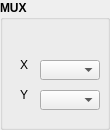
      <widget class="QGroupBox" name="groupBox_4">
       <property name="geometry">
        <rect>
         <x>150</x>
         <y>30</y>
         <width>110</width>
         <height>130</height>
        </rect>
       </property>
       <property name="font">
        <font>
         <weight>75</weight>
         <bold>true</bold>
        </font>
       </property>
       <property name="title">
        <string>MUX</string>
       </property>
       <widget class="caMenu" name="caMenu_2">
        <property name="geometry">
         <rect>
          <x>40</x>
          <y>90</y>
          <width>60</width>
          <height>20</height>
         </rect>
        </property>
        <property name="font">
         <font>
          <weight>50</weight>
          <bold>false</bold>
         </font>
        </property>
        <property name="channel" stdset="0">
         <string>$(DEV):SWY-CTRL</string>
        </property>
        <property name="colorMode">
         <enum>caMenu::Static</enum>
        </property>
        <property name="foreground">
         <color>
          <red>0</red>
          <green>0</green>
          <blue>0</blue>
         </color>
        </property>
        <property name="background">
         <color>
          <red>187</red>
          <green>187</green>
          <blue>187</blue>
         </color>
        </property>
       </widget>
       <widget class="caMenu" name="caMenu_3">
        <property name="geometry">
         <rect>
          <x>40</x>
          <y>60</y>
          <width>60</width>
          <height>20</height>
         </rect>
        </property>
        <property name="font">
         <font>
          <weight>50</weight>
          <bold>false</bold>
         </font>
        </property>
        <property name="channel" stdset="0">
         <string>$(DEV):SWX-CTRL</string>
        </property>
        <property name="colorMode">
         <enum>caMenu::Static</enum>
        </property>
        <property name="foreground">
         <color>
          <red>0</red>
          <green>0</green>
          <blue>0</blue>
         </color>
        </property>
        <property name="background">
         <color>
          <red>187</red>
          <green>187</green>
          <blue>187</blue>
         </color>
        </property>
       </widget>
       <widget class="QLabel" name="label_2">
        <property name="geometry">
         <rect>
          <x>20</x>
          <y>60</y>
          <width>20</width>
          <height>10</height>
         </rect>
        </property>
        <property name="font">
         <font>
          <weight>50</weight>
          <bold>false</bold>
         </font>
        </property>
        <property name="text">
         <string>X</string>
        </property>
       </widget>
       <widget class="QLabel" name="label_3">
        <property name="geometry">
         <rect>
          <x>20</x>
          <y>90</y>
          <width>20</width>
          <height>10</height>
         </rect>
        </property>
        <property name="font">
         <font>
          <weight>50</weight>
          <bold>false</bold>
         </font>
        </property>
        <property name="text">
         <string>Y</string>
        </property>
       </widget>
      </widget>
